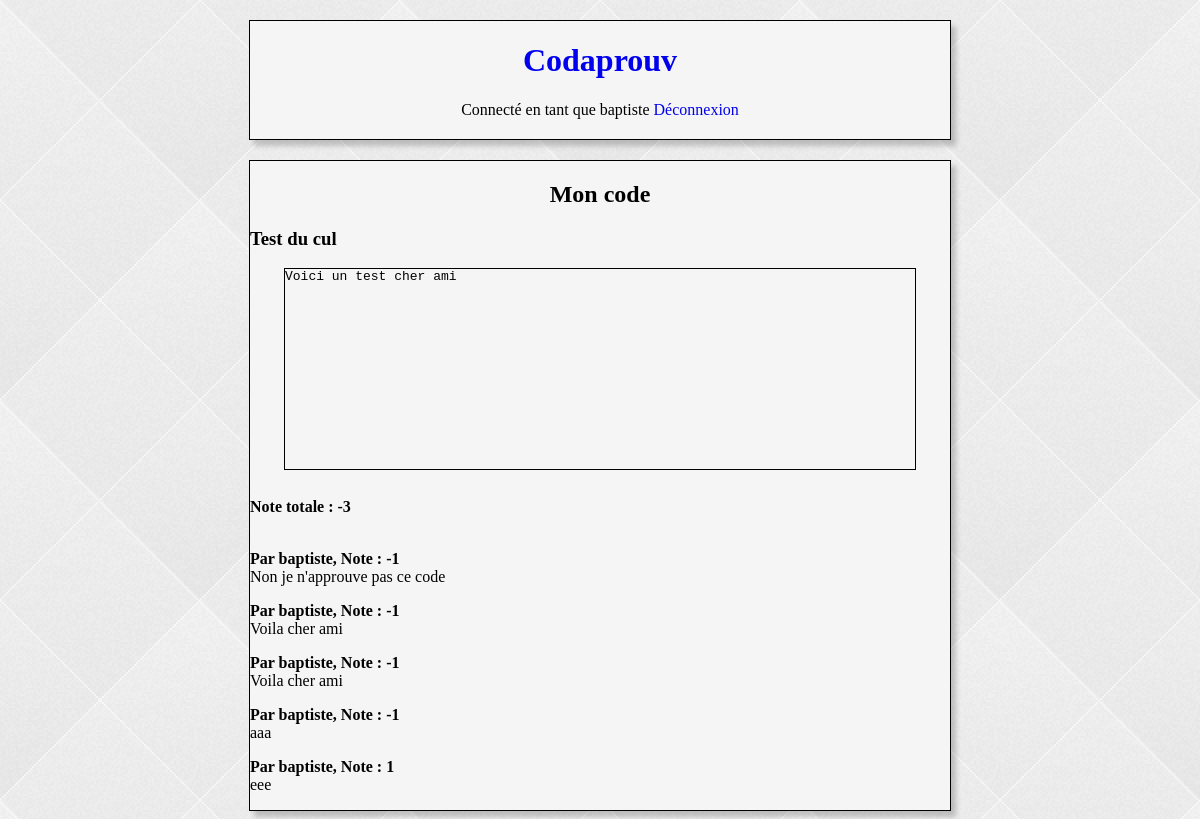
The page /moncode/codillon/3/ (signed in) on the database its author committed.
### codaprouv/models.py (models this page shows)
class Codillon (models.Model):
    createur = models.ForeignKey(User, on_delete=models.CASCADE)
    donnees = models.CharField(max_length=500)
    date_publi = models.DateField()
    nom = models.CharField(max_length=30)

class Avis (models.Model):
    codillon = models.ForeignKey('Codillon', on_delete=models.CASCADE)
    auteur = models.ForeignKey(User, on_delete=models.CASCADE)
    avis = models.IntegerField()
    commentaire = models.CharField(max_length=200)

### codaprouv/views.py (the view)
# urls.py: url(r'^moncode/codillon/(?P<id>[0-9]+)/$', views.codillon, name='codillon'),
def codillon(request, id):
    codillon = get_object_or_404(Codillon, pk=id)
    liste_avis = Avis.objects.all().filter(codillon_id=id)
    note_totale = liste_avis.aggregate(Sum('avis'))['avis__sum']
    contexte = {
        'liste_avis': liste_avis,
        'codillon': codillon,
        'note_totale': note_totale,
    }
    return render(request, 'codillon.html', contexte);

### templates/codillon.html
{% include "debut.html" %}
{% include "header.html" %}
<div id="bod">
  <h2>Mon code</h2>
  <h3>
    {{ codillon.nom }}
  </h3>
  <pre>{{ codillon.donnees }}</pre> <br/>
  <b>Note totale : {{ note_totale }}</b><br/>
  <br/>
  {% for avis in liste_avis %}
  <p> <b>Par {{ avis.auteur }}, Note : {{ avis.avis }} </b><br/>
    {{ avis.commentaire }}
  <p>
  {% endfor %}
</div>
{% include "fin.html" %}

### templates/header.html (shortened to what this page needs)
<header>
  <a href="/"><h1>Codaprouv</h1></a>
  {% if request.user.is_authenticated %}
  <div class="alignCenterPadding">
    <span>Connecté en tant que {{ request.user.username }}</span>
    <a href="/deconnexion">Déconnexion</a>
  </div>
  {% endif %}
</header>

### static/style.css (style rules this page uses)
#bod, header { width: 700px; border-style: solid; margin-top: 20px; border-width: 1px; margin-left: auto; margin-right: auto; background-color: WhiteSmoke; box-shadow: 5px 6px 5px rgba(0,0,0,0.2); }
pre { margin-top: 10px; margin-bottom: 10px; margin-left: auto; margin-right: auto; display: block; min-height: 200px; width: 90%; border-style: solid; border-width: 1px; }
header { display: block; }
h2, .alignText { text-align: center; display: inherit; }
h1 { text-align: center; }
a { text-decoration: none; }
.alignCenterPadding { text-align: center; margin-bottom: 20px; }

### rows shown on the page
Codillon: nom "Test du cul", donnees "Voici un test cher ami"
Avis: auteur "baptiste", avis "-1", commentaire "Non je n'approuve pas ce code"
Avis: auteur "baptiste", avis "-1", commentaire "Voila cher ami"
Avis: auteur "baptiste", avis "-1", commentaire "Voila cher ami"
Avis: auteur "baptiste", avis "-1", commentaire "aaa"
Avis: auteur "baptiste", avis "1", commentaire "eee"

### other values the page prints
{{ request.user.username }} "baptiste"
{{ note_totale }} "-3"
